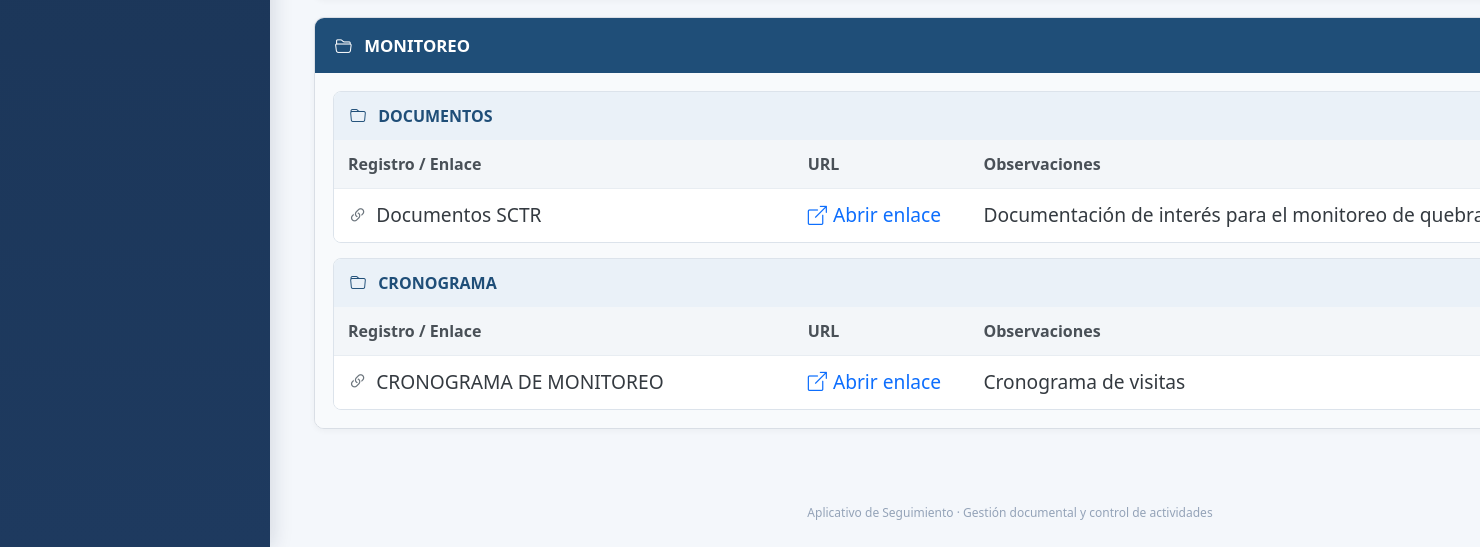
Page /enlaces/ (lower part) on the earlier database version.
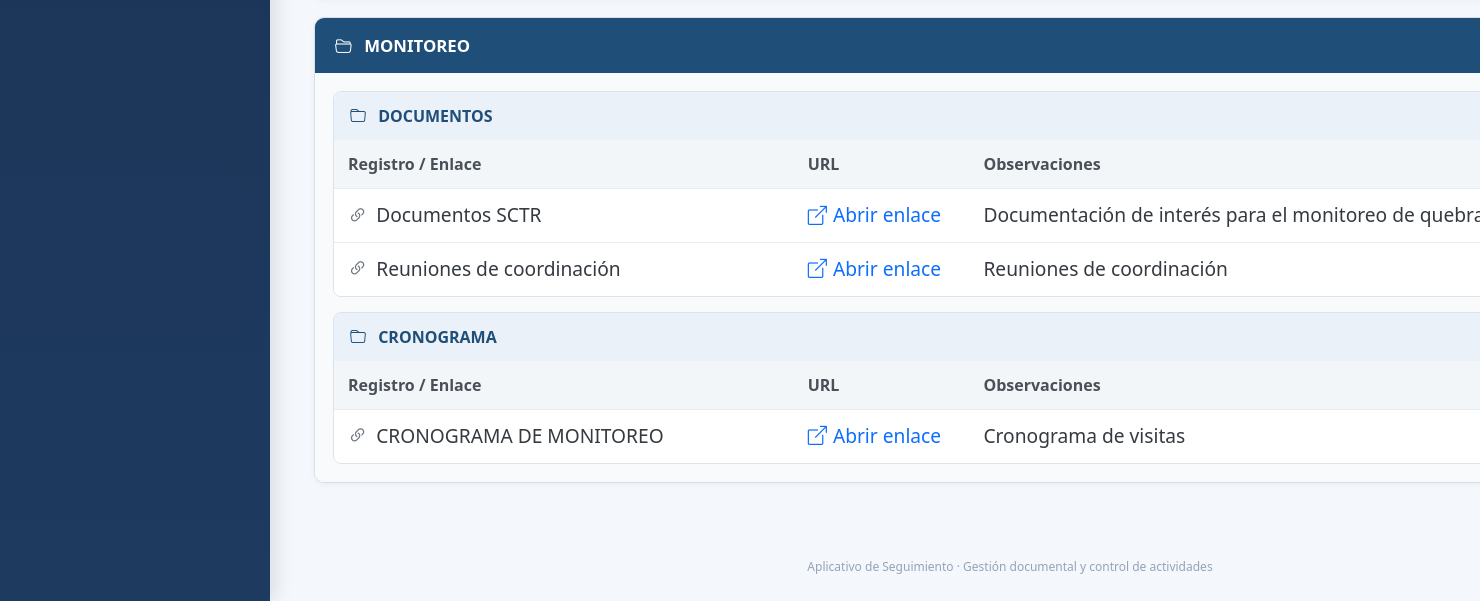
Same page on the later database version.
### enlaces/models.py (models this page shows, shortened)
class CategoriaEnlace(models.Model):
    nombre = models.CharField("Nivel 0", max_length=150)
    descripcion = models.TextField(blank=True)
    orden = models.PositiveIntegerField(default=0)
    activo = models.BooleanField(default=True)
    class Meta:
        ordering = ["orden", "nombre"]
        verbose_name = "Categoría de enlaces"
        verbose_name_plural = "Categorías de enlaces"

class GrupoEnlace(models.Model):
    categoria = models.ForeignKey(
        CategoriaEnlace,
        on_delete=models.CASCADE,
        related_name="grupos",
        verbose_name="Nivel 0"
    )
    titulo = models.CharField("Nivel 1", max_length=200)
    orden = models.PositiveIntegerField(default=0)
    activo = models.BooleanField(default=True)
    class Meta:
        ordering = ["orden", "titulo"]
        verbose_name = "Grupo de enlaces"
        verbose_name_plural = "Grupos de enlaces"

class EnlaceInteres(models.Model):
    grupo = models.ForeignKey(
        GrupoEnlace,
        on_delete=models.CASCADE,
        related_name="enlaces",
        verbose_name="Nivel 1"
    )
    nombre = models.CharField(max_length=250)
    descripcion = models.TextField(blank=True)
    url = models.URLField("Enlace")
    observaciones = models.TextField(blank=True)
    orden = models.PositiveIntegerField(default=0)
    activo = models.BooleanField(default=True)
    class Meta:
        ordering = ["orden", "nombre"]
        verbose_name = "Enlace de interés"
        verbose_name_plural = "Enlaces de interés"

### enlaces/views.py (the view)
# urls.py: path("", views.lista_enlaces, name="lista"),
def lista_enlaces(request):
    categorias = (
        CategoriaEnlace.objects
        .filter(activo=True)
        .prefetch_related(
            "grupos__enlaces"
        )
        .order_by("orden", "nombre")
    )
    return render(
        request,
        "lista.html",
        {
            "categorias": categorias,
        }
    )

### enlaces/templates/lista.html (shortened to what the changed rows need)
{% extends "base.html" %}
{% block content %}
<div class="container-fluid enlaces-container">
    <div id="contenedorEnlaces">
        {% for categoria in categorias %}
        <div class="nivel-0 bloque-enlace">
            <div
                class="nivel-0-header"
                data-bs-toggle="collapse"
                data-bs-target="#categoria-{{ categoria.id }}"
                aria-expanded="true"
                aria-controls="categoria-{{ categoria.id }}"
            >
                <span>
                    <i class="bi bi-folder2-open me-2"></i>
                    {{ categoria.nombre }}
                </span>
            </div>
            <div
                id="categoria-{{ categoria.id }}"
                class="collapse show nivel-0-content"
            >
                {% for grupo in categoria.grupos.all %}
                <div class="nivel-1 bloque-grupo">
                    <div
                        class="nivel-1-header"
                        data-bs-toggle="collapse"
                        data-bs-target="#grupo-{{ grupo.id }}"
                        aria-expanded="true"
                        aria-controls="grupo-{{ grupo.id }}"
                    >
                        <span>
                            <i class="bi bi-folder me-2"></i>
                            {{ grupo.titulo }}
                        </span>
                    </div>
                    <div
                        id="grupo-{{ grupo.id }}"
                        class="collapse show nivel-1-content"
                    >
                        {% if grupo.enlaces.all %}
                        <table class="tabla-enlaces">
                            <thead>
                                <tr>
                                    <th class="col-nombre">
                                        Registro / Enlace
                                    </th>
                                    <th class="col-url">
                                        URL
                                    </th>
                                    <th class="col-observaciones">
                                        Observaciones
                                    </th>
                                </tr>
                            </thead>
                            <tbody>
                                {% for enlace in grupo.enlaces.all %}
                                <tr class="registro-enlace">
                                    <td class="col-nombre">
                                        <i class="bi bi-link-45deg me-1 text-secondary"></i>
                                        {{ enlace.nombre }}
                                    </td>
                                    <td class="col-url">
                                        <a
                                            href="{{ enlace.url }}"
                                            target="_blank"
                                            rel="noopener noreferrer"
                                            class="enlace-url"
                                            title="{{ enlace.url }}"
                                        >
                                            <i class="bi bi-box-arrow-up-right"></i>
                                            <span>Abrir enlace</span>
                                        </a>
                                    </td>
                                    <td class="col-observaciones">
                                        {% if enlace.observaciones %}
                                            {{ enlace.observaciones }}
                                        {% else %}
                                            <span class="text-muted">—</span>
                                        {% endif %}
                                    </td>
                                </tr>
                                {% endfor %}
                            </tbody>
                        </table>
                        {% else %}
                        <div class="sin-registros">
                            No hay registros asociados a este grupo.
                        </div>
                        {% endif %}
                    </div>
                </div>
                {% empty %}
                <div class="sin-registros">
                    No hay grupos registrados para esta categoría.
                </div>
                {% endfor %}
            </div>
        </div>
        {% empty %}
        <div class="alert alert-info">
            No hay categorías de enlaces registradas.
        </div>
        {% endfor %}
    </div>
</div>
{% endblock %}

Differences in the rows shown:
added EnlaceInteres: nombre "Reuniones de coordinación", observaciones "Reuniones de coordinación", shown under GrupoEnlace "DOCUMENTOS"
